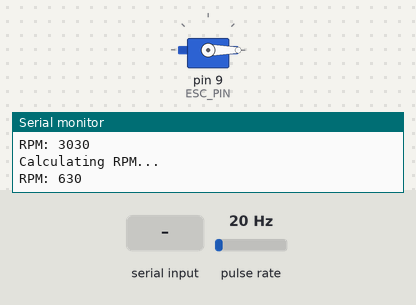
Bench run of a sketch on a simulated Arduino Uno, built with avr-gcc and run on an emulated ATmega328P. Shown: servo, the last lines printed to the serial monitor. Wiring (inferred from the names in the program): pulse sensor: data pin 2. The test bench sets the inputs (shaded band); at power-on: pulse rate 20 Hz.

Above: at 6.2 s.
6.3 s: "90,45\n" received over Serial
At 8.17 s:
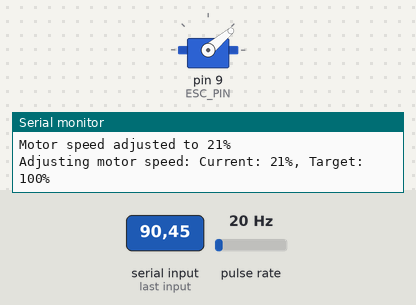
12.3 s: "200\n" received over Serial
15.3 s: "30,150\n" received over Serial
18.3 s: "5\n" received over Serial
At 21.0 s:
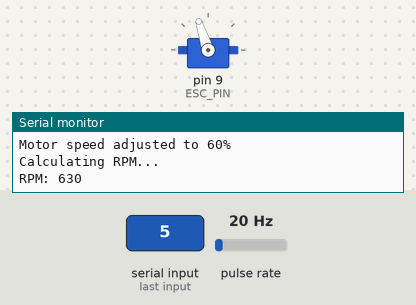
21.3 s: "90\n" received over Serial
At 25.1 s:
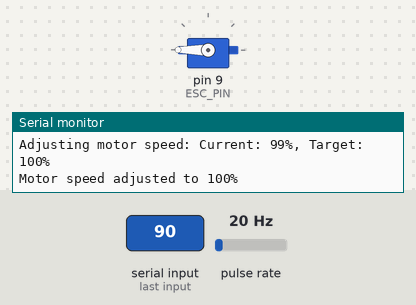
Timing chart, 0 to 25.3 s (numbered marks = the images above; inputs shaded):
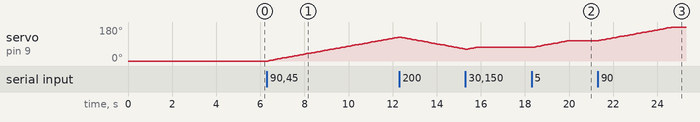

The sketch:

servo.ino
```cpp
#include <Servo.h>

// Motor speed reading
const int MOTOR_SPEED_PIN = 2;  // Digital pin 2 for motor speed input
volatile unsigned long pulseCount = 0;
unsigned long lastTime = 0;
unsigned int rpm = 0;

// Motor control
const int ESC_PIN = 9;  // PWM pin for ESC control
Servo esc;
int currentSpeed = 0;    // Start at 0%
int targetSpeed = 0;

// Add these constants for motor speed options
const int SPEED_OPTIONS[] = {10, 20, 30, 40, 50, 60, 70, 80, 90, 100};
const int NUM_SPEED_OPTIONS = 10;

// Speed ramping parameters
const int SPEED_INCREMENT = 1;  // Speed increment per step
const unsigned long RAMP_DELAY = 50;  // Delay between speed increments (milliseconds)
unsigned long lastRampTime = 0;

// PWM signal range
const int PWM_MIN = 1100;
const int PWM_MAX = 1900;

// Serial command handling
String inputString = "";
bool stringComplete = false;

void setup() {
  Serial.begin(9600);

  // Debugging: Setup start message
  Serial.println("Setup started");

  // Set up motor speed reading
  pinMode(MOTOR_SPEED_PIN, INPUT_PULLUP);
  attachInterrupt(digitalPinToInterrupt(MOTOR_SPEED_PIN), countPulse, RISING);

  // Debugging: ESC setup
  Serial.println("Initializing ESC...");

  // Set up ESC control
  esc.attach(ESC_PIN, PWM_MIN, PWM_MAX);  // Attach ESC with 1100-1900μs range
  esc.writeMicroseconds(PWM_MIN);  // Set to minimum speed
  delay(5000);  // Wait for ESC to initialize

  // Debugging: ESC setup complete
  Serial.println("ESC initialized. Motor is static. Waiting for commands...");

  // Print available commands
  Serial.println("Motor control commands:");
  Serial.println("0-9: Set motor speed (10% to 100%)");
  Serial.println("R: Read current motor speed");
}

void loop() {
  // Handle serial commands
  if (stringComplete) {
    Serial.print("Processing command: ");
    Serial.println(inputString);  // Debugging: Print command received
    processCommand(inputString);
    inputString = "";
    stringComplete = false;
  }

  // Gradual speed adjustment
  if (currentSpeed != targetSpeed && millis() - lastRampTime >= RAMP_DELAY) {
    Serial.print("Adjusting motor speed: ");  // Debugging: Speed adjustment process
    Serial.print("Current: ");
    Serial.print(currentSpeed);
    Serial.print("%, Target: ");
    Serial.print(targetSpeed);
    Serial.println("%");

    if (currentSpeed < targetSpeed) {
      currentSpeed = min(currentSpeed + SPEED_INCREMENT, targetSpeed);
    } else {
      currentSpeed = max(currentSpeed - SPEED_INCREMENT, targetSpeed);
    }

    setMotorSpeed(currentSpeed);
    lastRampTime = millis();
  }

  // Calculate and update RPM every second
  if (millis() - lastTime >= 1000) {
    detachInterrupt(digitalPinToInterrupt(MOTOR_SPEED_PIN));

    // Debugging: RPM calculation
    Serial.println("Calculating RPM...");

    // Calculate RPM (adjust 'pulsesPerRevolution' based on your motor/sensor)
    const int pulsesPerRevolution = 2;  // Example: 2 pulses per revolution
    rpm = (pulseCount * 60) / pulsesPerRevolution;

    // Reset pulse count and reattach interrupt
    pulseCount = 0;
    lastTime = millis();
    attachInterrupt(digitalPinToInterrupt(MOTOR_SPEED_PIN), countPulse, RISING);

    // Debugging: RPM output
    Serial.print("RPM: ");
    Serial.println(rpm);
  }
}

void countPulse() {
  pulseCount++;
}

void processCommand(String command) {
  command.trim();
  if (command.length() > 0) {
    char cmd = command.charAt(0);
    if (cmd >= '0' && cmd <= '9') {
      int index = cmd - '0';
      if (index < NUM_SPEED_OPTIONS) {
        targetSpeed = SPEED_OPTIONS[index];

        // Debugging: Target speed set
        Serial.print("Target motor speed set to ");
        Serial.print(targetSpeed);
        Serial.println("%");
      }
    } else if (cmd == 'R' || cmd == 'r') {
      // Debugging: Read current motor speed
      Serial.print("Current motor speed: ");
      Serial.print(currentSpeed);
      Serial.println("%");
    } else {
      // Debugging: Invalid command
      Serial.println("Invalid command. Use 0-9 to set speed or R to read current speed.");
    }
  }
}

void setMotorSpeed(int speed) {
  speed = constrain(speed, 0, 100);  // Ensure speed is between 0 and 100
  int pwmValue = map(speed, 0, 100, PWM_MIN, PWM_MAX);  // Map 0-100% to 1100-1900μs
  esc.writeMicroseconds(pwmValue);

  // Debugging: Motor speed adjusted
  Serial.print("Motor speed adjusted to ");
  Serial.print(speed);
  Serial.println("%");
}

void serialEvent() {
  while (Serial.available()) {
    char inChar = (char)Serial.read();
    inputString += inChar;
    if (inChar == '\n') {
      stringComplete = true;
    }
  }
}
```

Measured:
- after the input at 6.3 s, servo on pin 9 (ESC_PIN): moves from 0° to 126° over 5.9 s, starting after 0.05 s
- after the input at 18.3 s, servo on pin 9 (ESC_PIN): moves from 72° to 108° over 1.6 s, starting at once
- after the input at 21.3 s, servo on pin 9 (ESC_PIN): moves from 108° to 180° over 3.4 s, starting after 0.05 s
